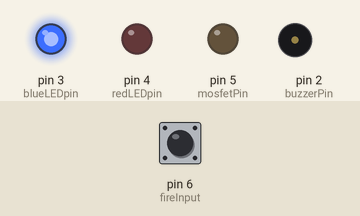
A sketch run on a simulated Arduino Uno, built with avr-gcc and run on an emulated ATmega328P. On the bench: output pins drawn as LEDs (lit = HIGH), buzzer (waves = sounding). Dashed ring = blinking. Inputs (shaded band) come from the test bench; at power-on: pin 6 (fireInput) HIGH.

Above: at 1.5 s.
1.6 s: pin 6 (fireInput) pulled LOW for 0.15 s
At 1.87 s:
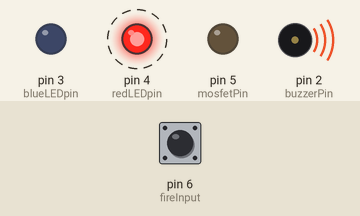
At 2.5 s:
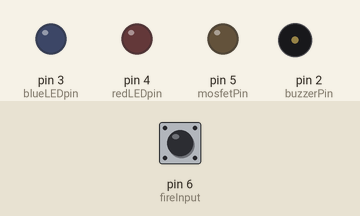
4.6 s: pin 6 (fireInput) pulled LOW for 3.2 s
At 5.0 s:
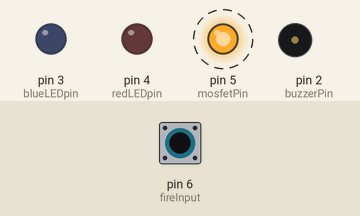
Timing chart, 0 to 10.4 s (numbered marks = the images above; inputs shaded):
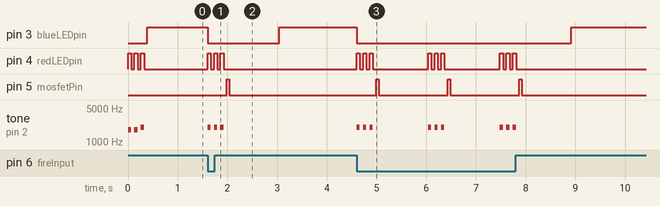

Measured:
- after the input at 1.6 s, pin 3 (blueLEDpin): HIGH → LOW at once, → HIGH 1.4 s later; pin 4 (redLEDpin): alternates HIGH for 0.07 s and LOW for 0.07 s, 6 changes in all, then stays LOW, starting at once
- after the input at 4.6 s, pin 3 (blueLEDpin): HIGH → LOW at once, → HIGH 4.3 s later; pin 4 (redLEDpin): LOW → HIGH at once, then repeats every 1.4 s: 2 × (LOW 0.07 s, HIGH 0.07 s), LOW 1.1 s, HIGH 0.07 s, until it stays LOW from 7.8 s

The sketch:

brain.ino
```cpp
const int buzzerPin = 2;
const int blueLEDpin = 3;
const int redLEDpin = 4;
const int mosfetPin = 5;
const int fireInput = 6;

bool canFire = false;

void setup() {
  pinMode(buzzerPin, OUTPUT);
  pinMode(blueLEDpin, OUTPUT);
  pinMode(redLEDpin, OUTPUT);
  pinMode(mosfetPin, OUTPUT);
  pinMode(fireInput, INPUT_PULLUP);
  digitalWrite(blueLEDpin, LOW);
  digitalWrite(mosfetPin, LOW);
  beep(2, 1800, 65);
  beep(1, 2000, 65);
  digitalWrite(blueLEDpin, HIGH);
  canFire = true;
}

void loop() {
  if (digitalRead(fireInput) == LOW){
    fire();
  }
}

void beep(int amount, int freq, int del){
  for (int i = 0; i < amount; i++){
    tone(buzzerPin, freq);
    digitalWrite(redLEDpin, HIGH);
    delay(del);
    digitalWrite(redLEDpin, LOW);
    noTone(buzzerPin);
    delay(del);
  }
}

void fire(){
  if (!canFire){
    return;
  }
  canFire = false;
  digitalWrite(blueLEDpin, LOW);
  digitalWrite(redLEDpin, HIGH);

  beep(3, 2000, 65);

  digitalWrite(blueLEDpin, LOW);
  digitalWrite(redLEDpin, LOW);

  digitalWrite(mosfetPin, HIGH);

  delay(50);

  digitalWrite(mosfetPin, LOW);

  delay(1000);
  canFire = true;
  digitalWrite(blueLEDpin, HIGH);
}
```
